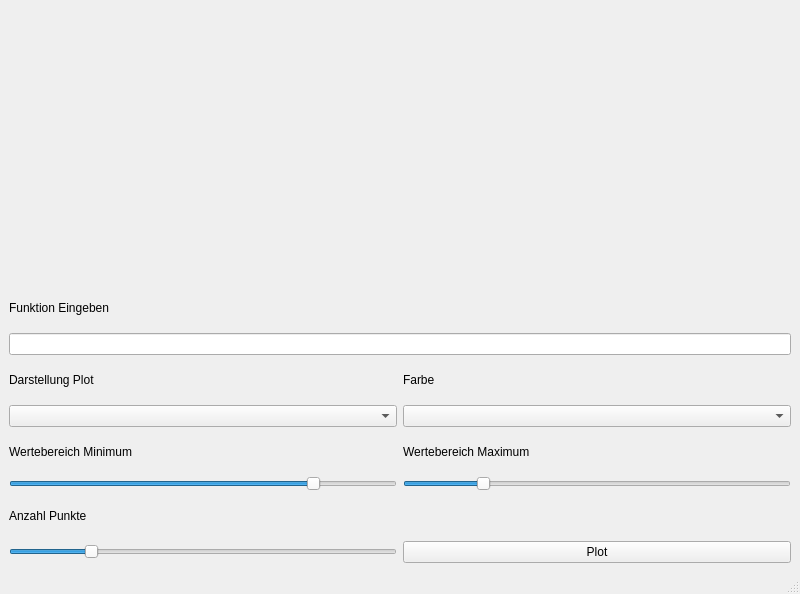
<?xml version="1.0" encoding="UTF-8"?>
<ui version="4.0">
 <class>MainWindow</class>
 <widget class="QMainWindow" name="MainWindow">
  <property name="geometry">
   <rect>
    <x>0</x>
    <y>0</y>
    <width>800</width>
    <height>594</height>
   </rect>
  </property>
  <property name="windowTitle">
   <string>MainWindow</string>
  </property>
  <widget class="QWidget" name="centralwidget">
   <layout class="QHBoxLayout" name="horizontalLayout">
    <item>
     <layout class="QVBoxLayout" name="verticalLayout">
      <item>
       <widget class="QWidget" name="widget" native="true"/>
      </item>
      <item>
       <layout class="QGridLayout" name="gridLayout">
        <item row="4" column="1">
         <widget class="QLabel" name="label_3">
          <property name="text">
           <string>Farbe</string>
          </property>
         </widget>
        </item>
        <item row="7" column="1">
         <widget class="QSlider" name="slider_max">
          <property name="minimum">
           <number>1</number>
          </property>
          <property name="maximum">
           <number>250</number>
          </property>
          <property name="value">
           <number>50</number>
          </property>
          <property name="orientation">
           <enum>Qt::Horizontal</enum>
          </property>
         </widget>
        </item>
        <item row="7" column="0">
         <widget class="QSlider" name="slider_min">
          <property name="minimum">
           <number>-250</number>
          </property>
          <property name="maximum">
           <number>1</number>
          </property>
          <property name="value">
           <number>-50</number>
          </property>
          <property name="sliderPosition">
           <number>-50</number>
          </property>
          <property name="orientation">
           <enum>Qt::Horizontal</enum>
          </property>
         </widget>
        </item>
        <item row="5" column="1">
         <widget class="QComboBox" name="cb_farbe"/>
        </item>
        <item row="6" column="1">
         <widget class="QLabel" name="label_5">
          <property name="text">
           <string>Wertebereich Maximum</string>
          </property>
         </widget>
        </item>
        <item row="4" column="0">
         <widget class="QLabel" name="label_2">
          <property name="text">
           <string>Darstellung Plot</string>
          </property>
         </widget>
        </item>
        <item row="6" column="0">
         <widget class="QLabel" name="label_4">
          <property name="text">
           <string>Wertebereich Minimum</string>
          </property>
         </widget>
        </item>
        <item row="5" column="0">
         <widget class="QComboBox" name="cb_darstellung"/>
        </item>
        <item row="1" column="0" colspan="2">
         <widget class="QLineEdit" name="le_fkt"/>
        </item>
        <item row="0" column="0">
         <widget class="QLabel" name="label">
          <property name="text">
           <string>Funktion Eingeben</string>
          </property>
         </widget>
        </item>
        <item row="8" column="0">
         <widget class="QLabel" name="label_6">
          <property name="text">
           <string>Anzahl Punkte</string>
          </property>
         </widget>
        </item>
        <item row="9" column="1">
         <widget class="QPushButton" name="pb_plot">
          <property name="text">
           <string>Plot</string>
          </property>
         </widget>
        </item>
        <item row="9" column="0">
         <widget class="QSlider" name="slider_anzahl_punkte">
          <property name="minimum">
           <number>10</number>
          </property>
          <property name="maximum">
           <number>110</number>
          </property>
          <property name="sliderPosition">
           <number>30</number>
          </property>
          <property name="orientation">
           <enum>Qt::Horizontal</enum>
          </property>
         </widget>
        </item>
       </layout>
      </item>
     </layout>
    </item>
   </layout>
  </widget>
  <widget class="QMenuBar" name="menubar">
   <property name="geometry">
    <rect>
     <x>0</x>
     <y>0</y>
     <width>800</width>
     <height>21</height>
    </rect>
   </property>
  </widget>
  <widget class="QStatusBar" name="statusbar"/>
 </widget>
 <resources/>
 <connections/>
</ui>
